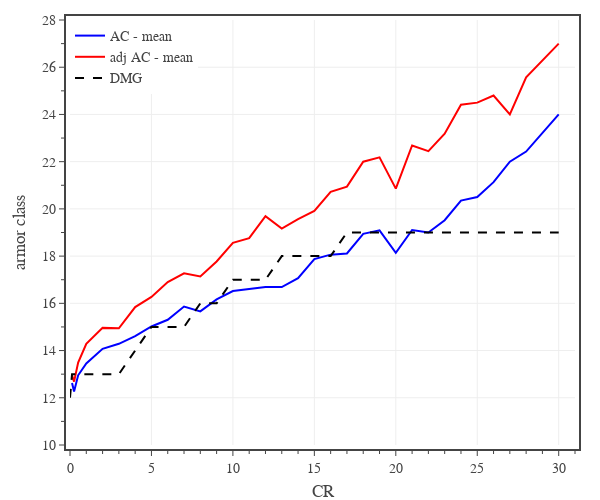

The notebook cell this image was saved under:
### Code cell
# plots monster AC vs CR

# create figure
fig = go.Figure(
    layout=go.Layout(
        template=tfb.FIG_TEMPLATE,
        margin=dict(l=70, r=25, b=55, t=20, pad=4),
        xaxis=dict(
            title_text='CR',
            range=[0,31],
            tick0=0, dtick=5,
            minor=dict(tick0=0, dtick=1),
        ),
        yaxis=dict(
            title_text='armor class',
            range=[10,28],
            tick0=0, dtick=2,
            minor=dict(tick0=0, dtick=1),
        ),
        legend=dict(
            xanchor='left', yanchor='top',
            x=0.00, y=1.00,
            orientation='v',
            tracegroupgap=0,
        )
    )
)

plot_confidence_interval(fig, df0, 0.0, 'CR', 'AC', 'AC', 'rgba(0, 0, 255, 1.0)', 'rgba(0, 0, 255, 0.3)')

plot_confidence_interval(fig, df0, 0.0, 'CR', 'adj AC', 'adj AC', 'rgba(255, 0, 0, 1.0)', 'rgba(255, 0, 0, 0.3)')

# plot reference line
fig.add_trace(go.Scatter(
    x=dfD.index, y=dfD['AC'],
    mode='lines', 
    name='DMG',
    line=dict(color='black', dash='dash'),
    hoverinfo='skip', 
))

# show figure
fig.update_layout(width=600, height=500)
fig.show(config=tfb.FIG_CONFIG)

# save figures
if SAVEFIGS:
    fig.update_layout(autosize=True, width=None, height=None)
    tfb.save_fig_html(fig, format='large', name='fig-ac-vs-cr-large')
    tfb.save_fig_html(fig, format='small', name='fig-ac-vs-cr-small')

### Figure 1 — Plotly figure (JSON) as saved in the notebook; plotly's stock layout.template omitted (floating-point values rounded to 4 significant figures)
{"data": [{"hovertemplate": "<b>AC</b><br>CR %{x:,.0f}<br>Mean %{y:,.1f}<br><extra></extra>", "legendgroup": "AC", "line": {"color": "rgba(0, 0, 255, 1.0)"}, "mode": "lines", "name": "AC - mean", "type": "scatter", "x": [0.125, 0.25, 0.5, 1, 2, 3, 4, 5, 6, 7, 8, 9, 10, 11, 12, 13, 14, 15, 16, 17, 18, 19, 20, 21, 22, 23, 24, 25, 26, 27, 28, 30], "y": [12.62, 12.26, 12.95, 13.45, 14.07, 14.29, 14.61, 15.02, 15.3, 15.86, 15.66, 16.16, 16.52, 16.6, 16.69, 16.69, 17.07, 17.88, 18.06, 18.11, 18.94, 19.09, 18.14, 19.11, 19, 19.52, 20.35, 20.5, 21.13, 22, 22.43, 24]}, {"hovertemplate": "<b>adj AC</b><br>CR %{x:,.0f}<br>Mean %{y:,.1f}<br><extra></extra>", "legendgroup": "adj AC", "line": {"color": "rgba(255, 0, 0, 1.0)"}, "mode": "lines", "name": "adj AC - mean", "type": "scatter", "x": [0.125, 0.25, 0.5, 1, 2, 3, 4, 5, 6, 7, 8, 9, 10, 11, 12, 13, 14, 15, 16, 17, 18, 19, 20, 21, 22, 23, 24, 25, 26, 27, 28, 30], "y": [12.95, 12.68, 13.49, 14.28, 14.96, 14.94, 15.84, 16.27, 16.9, 17.27, 17.14, 17.77, 18.56, 18.76, 19.69, 19.17, 19.57, 19.92, 20.72, 20.94, 22, 22.18, 20.86, 22.68, 22.44, 23.19, 24.41, 24.5, 24.8, 24, 25.57, 27]}, {"hoverinfo": "skip", "line": {"color": "black", "dash": "dash"}, "mode": "lines", "name": "DMG", "type": "scatter", "x": [0, 0.125, 0.25, 0.5, 1, 2, 3, 4, 5, 6, 7, 8, 9, 10, 11, 12, 13, 14, 15, 16, 17, 18, 19, 20, 21, 22, 23, 24, 25, 26, 27, 28, 29, 30], "y": [12, 13, 13, 13, 13, 13, 13, 14, 15, 15, 15, 16, 16, 17, 17, 17, 18, 18, 18, 18, 19, 19, 19, 19, 19, 19, 19, 19, 19, 19, 19, 19, 19, 19]}], "layout": {"height": 500, "legend": {"orientation": "v", "tracegroupgap": 0, "x": 0, "xanchor": "left", "y": 1, "yanchor": "top"}, "margin": {"b": 55, "l": 70, "pad": 4, "r": 25, "t": 20}, "width": 600, "xaxis": {"dtick": 5, "minor": {"dtick": 1, "tick0": 0}, "range": [0, 31], "tick0": 0, "title": {"text": "CR"}}, "yaxis": {"dtick": 2, "minor": {"dtick": 1, "tick0": 0}, "range": [10, 28], "tick0": 0, "title": {"text": "armor class"}}}}
